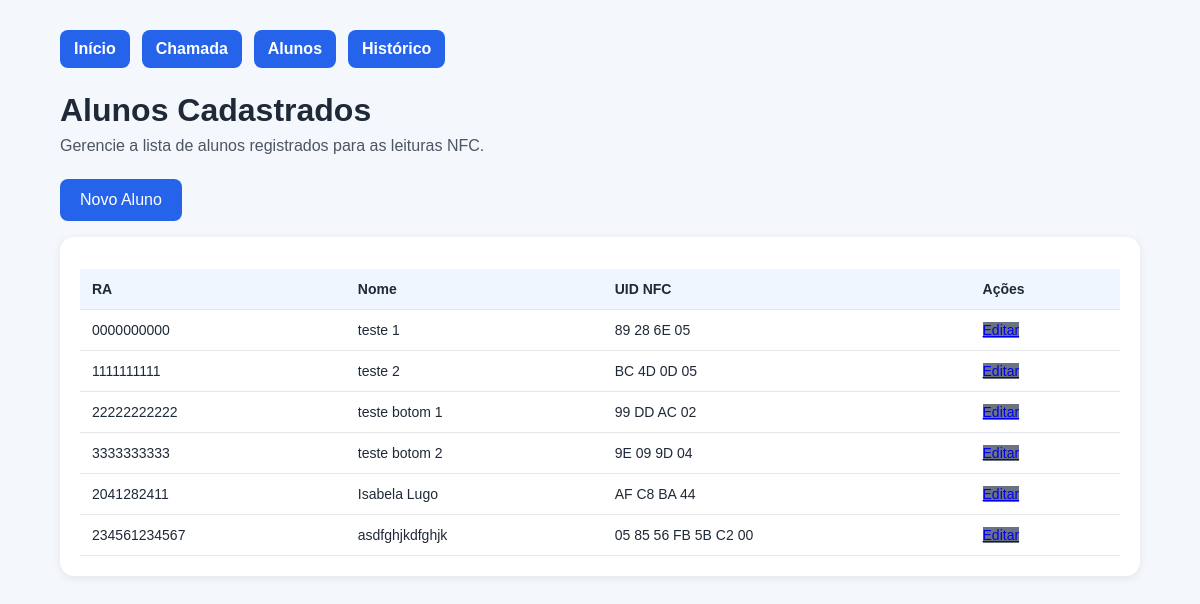
The app's page /alunos with its own data.
### models.py (models this page shows, shortened)
class Aluno(Base):
    __tablename__ = "alunos"
    ra = Column(String(50), primary_key=True, unique=True, nullable=False, index=True)
    nome = Column(String(300), nullable=False)
    id_nfc = Column(String(300), unique=True, nullable=False, index=True)
    data_criacao = Column(DateTime, default=datetime.now, nullable=False)
    presencas = relationship("Presenca", back_populates="aluno", cascade="all, delete-orphan")
    def to_dict(self):
        return {
            "ra": self.ra,
            "nome": self.nome,
            "id_nfc": self.id_nfc,
            "uid": self.id_nfc,
        }

### app.py (the view)
@app.route("/alunos", methods=["GET"])
def alunos_page():
    return render_template(
        "alunos.html",
        alunos=obter_todos_alunos(),
    )

### app.py (called while the page is built)
def get_db_session() -> Session:
    return SessionLocal()

def obter_todos_alunos() -> List[Dict[str, str]]:
    db = get_db_session()
    try:
        alunos = db.query(Aluno).all()
        return [aluno.to_dict() for aluno in alunos]
    finally:
        db.close()

### templates/alunos.html (shortened to what this page needs)
<!DOCTYPE html>
<html lang="pt-BR">
<head>
    <link rel="stylesheet" href="{{ url_for('static', filename='style.css') }}">
</head>
<body>
    <div class="container">
        <nav class="top-nav">
            <a href="{{ url_for('index') }}">Início</a>
            <a href="{{ url_for('presenca_page') }}">Chamada</a>
            <a href="{{ url_for('alunos_page') }}">Alunos</a>
            <a href="{{ url_for('historico_page') }}">Histórico</a>
        </nav>
        <h1>Alunos Cadastrados</h1>
        <p class="subtitulo">Gerencie a lista de alunos registrados para as leituras NFC.</p>
        <p><a href="{{ url_for('cadastro_page') }}" class="botao-principal">Novo Aluno</a></p>
        <section class="card">
            {% if alunos %}
            <table>
                <thead>
                    <tr>
                        <th>RA</th>
                        <th>Nome</th>
                        <th>UID NFC</th>
                        <th>Ações</th>
                    </tr>
                </thead>
                <tbody>
                    {% for aluno in alunos %}
                    <tr>
                        <td>{{ aluno.ra }}</td>
                        <td>{{ aluno.nome }}</td>
                        <td>{{ aluno.uid }}</td>
                        <td>
                            <a href="{{ url_for('editar_aluno', ra=aluno.ra) }}" class="botao-secundario">Editar</a>
                        </td>
                    </tr>
                    {% endfor %}
                </tbody>
            </table>
            {% else %}
            <p>Nenhum aluno cadastrado ainda.</p>
            {% endif %}
        </section>
    </div>
</body>
</html>

### static/style.css (style rules this page uses)
body { font-family: Arial, Helvetica, sans-serif; background: #f4f7fb; margin: 0; padding: 0; color: #1f2937; }
.container { width: 90%; max-width: 1100px; margin: 30px auto; }
h1 { margin-bottom: 8px; }
.subtitulo { margin-top: 0; color: #4b5563; margin-bottom: 24px; }
.top-nav { display: flex; flex-wrap: wrap; gap: 12px; margin-bottom: 24px; }
.top-nav a { padding: 10px 14px; background: #2563eb; color: white; text-decoration: none; border-radius: 8px; font-weight: 600; }
.card { background: #ffffff; border-radius: 14px; padding: 20px; margin-bottom: 20px; box-shadow: 0 2px 8px rgba(0, 0, 0, 0.08); }
.botao-secundario { background: #6b7280; }
.botao-principal { display: inline-block; padding: 12px 20px; background: #2563eb; color: white; text-decoration: none; border-radius: 8px; transition: opacity 0.2s ease; }
table { width: 100%; border-collapse: collapse; margin-top: 12px; }
th, td { text-align: left; padding: 12px; border-bottom: 1px solid #e5e7eb; font-size: 14px; }
th { background: #eff6ff; }

### records on screen
Aluno: ra "0000000000", nome "teste 1", uid "89 28 6E 05"
Aluno: ra "1111111111", nome "teste 2", uid "BC 4D 0D 05"
Aluno: ra "22222222222", nome "teste botom 1", uid "99 DD AC 02"
Aluno: ra "3333333333", nome "teste botom 2", uid "9E 09 9D 04"
Aluno: ra "2041282411", nome "Isabela Lugo", uid "AF C8 BA 44"
Aluno: ra "234561234567", nome "asdfghjkdfghjk", uid "05 85 56 FB 5B C2 00"
